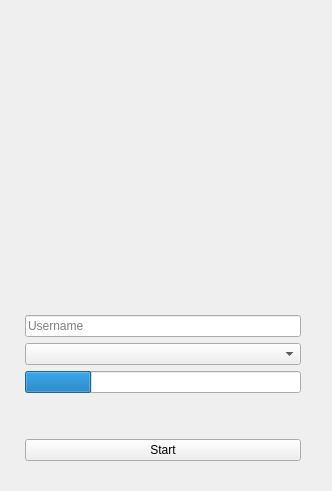
<?xml version="1.0" encoding="UTF-8"?>
<ui version="4.0">
 <class>MainWindow</class>
 <widget class="QMainWindow" name="MainWindow">
  <property name="geometry">
   <rect>
    <x>0</x>
    <y>0</y>
    <width>332</width>
    <height>491</height>
   </rect>
  </property>
  <property name="windowTitle">
   <string>Minecraft Launcher by VaisVaisov</string>
  </property>
  <property name="windowIcon">
   <iconset>
    <normaloff>../../Downloads/Minecraft_Launcher.svg</normaloff>../../Downloads/Minecraft_Launcher.svg</iconset>
  </property>
  <widget class="QWidget" name="centralwidget">
   <widget class="QWidget" name="verticalLayoutWidget">
    <property name="geometry">
     <rect>
      <x>10</x>
      <y>10</y>
      <width>306</width>
      <height>466</height>
     </rect>
    </property>
    <layout class="QVBoxLayout" name="verticalLayout_2">
     <property name="leftMargin">
      <number>15</number>
     </property>
     <property name="topMargin">
      <number>15</number>
     </property>
     <property name="rightMargin">
      <number>15</number>
     </property>
     <property name="bottomMargin">
      <number>15</number>
     </property>
     <item alignment="Qt::AlignHCenter">
      <widget class="QLabel" name="logo">
       <property name="maximumSize">
        <size>
         <width>256</width>
         <height>256</height>
        </size>
       </property>
       <property name="contextMenuPolicy">
        <enum>Qt::PreventContextMenu</enum>
       </property>
       <property name="text">
        <string/>
       </property>
       <property name="pixmap">
        <pixmap>../../Downloads/Minecraft_Launcher.svg</pixmap>
       </property>
       <property name="scaledContents">
        <bool>true</bool>
       </property>
      </widget>
     </item>
     <item>
      <spacer name="verticalSpacer">
       <property name="orientation">
        <enum>Qt::Vertical</enum>
       </property>
       <property name="sizeHint" stdset="0">
        <size>
         <width>20</width>
         <height>40</height>
        </size>
       </property>
      </spacer>
     </item>
     <item>
      <widget class="QLineEdit" name="username_field">
       <property name="placeholderText">
        <string>Username</string>
       </property>
      </widget>
     </item>
     <item>
      <widget class="QComboBox" name="versions_list"/>
     </item>
     <item>
      <widget class="QProgressBar" name="progressBar">
       <property name="value">
        <number>24</number>
       </property>
       <property name="textVisible">
        <bool>false</bool>
       </property>
      </widget>
     </item>
     <item>
      <spacer name="verticalSpacer_2">
       <property name="orientation">
        <enum>Qt::Vertical</enum>
       </property>
       <property name="sizeType">
        <enum>QSizePolicy::Minimum</enum>
       </property>
       <property name="sizeHint" stdset="0">
        <size>
         <width>20</width>
         <height>40</height>
        </size>
       </property>
      </spacer>
     </item>
     <item>
      <widget class="QPushButton" name="start_button">
       <property name="text">
        <string>Start</string>
       </property>
      </widget>
     </item>
    </layout>
   </widget>
  </widget>
 </widget>
 <resources/>
 <connections/>
</ui>
